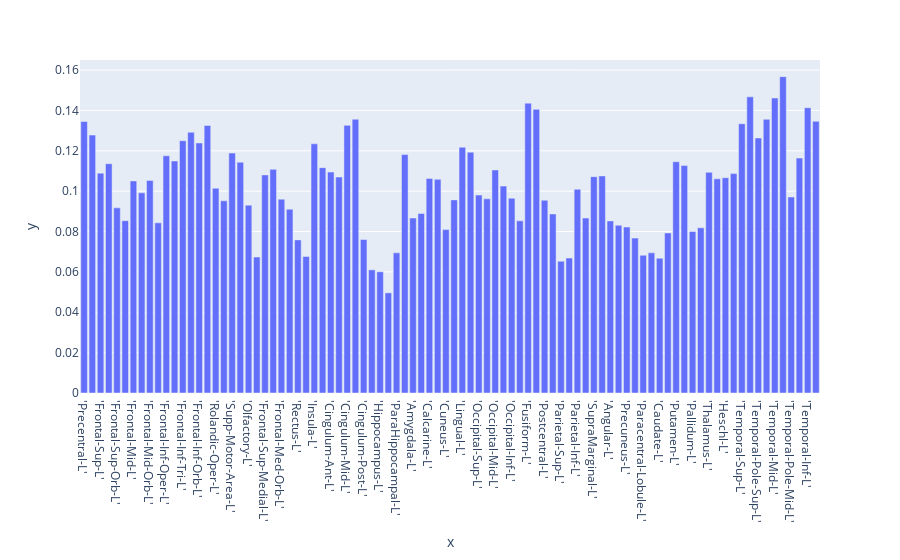
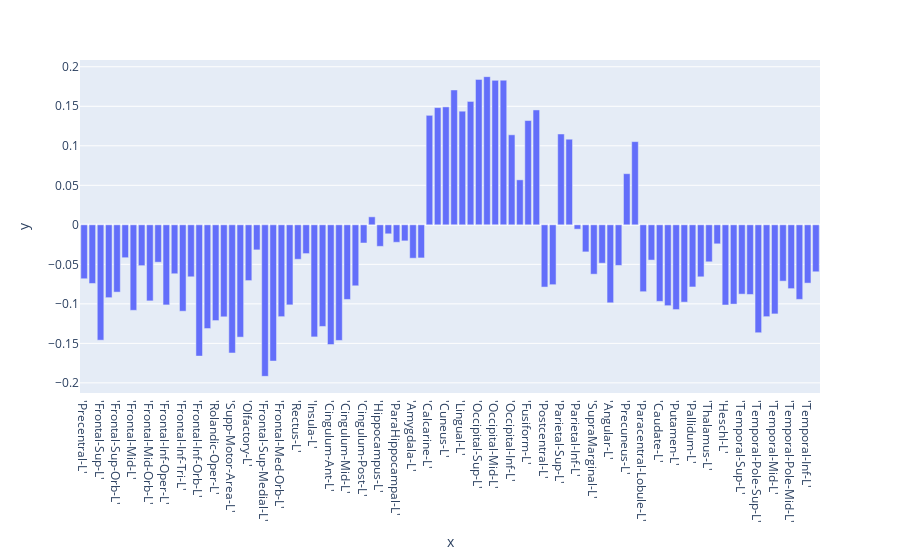
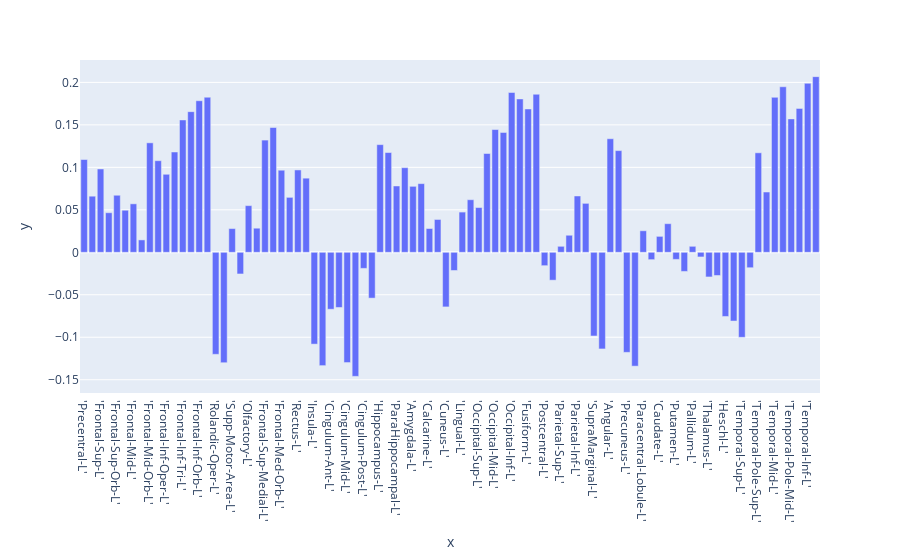

Notebook cell for these charts, in order:
### Code cell
import pandas as pd
labels = pd.read_csv("AALlabels.csv")
label=labels['labels'].values
import plotly.express as px
for model in range(K):
    print(f"Model {model}: Pi = {pi_est[model]} , kappa = {kappa_est[model]}")
    fig = px.bar(y=mu_est[:,model].detach().numpy(),x=label)
    #fig.update_layout(width=300)
    fig.show()

### Figure 1 — Plotly figure (JSON) as saved in the notebook; plotly's stock layout.template omitted (floating-point values rounded to 4 significant figures)
{"data": [{"alignmentgroup": "True", "hovertemplate": "x=%{x}<br>y=%{y}<extra></extra>", "legendgroup": "", "marker": {"color": "#636efa", "pattern": {"shape": ""}}, "name": "", "offsetgroup": "", "orientation": "v", "showlegend": false, "textposition": "auto", "type": "bar", "x": ["'Precentral-L'", "'Precentral-R'", "'Frontal-Sup-L'", "'Frontal-Sup-R'", "'Frontal-Sup-Orb-L'", "'Frontal-Sup-Orb-R'", "'Frontal-Mid-L'", "'Frontal-Mid-R'", "'Frontal-Mid-Orb-L'", "'Frontal-Mid-Orb-R'", "'Frontal-Inf-Oper-L'", "'Frontal-Inf-Oper-R'", "'Frontal-Inf-Tri-L'", "'Frontal-Inf-Tri-R'", "'Frontal-Inf-Orb-L'", "'Frontal-Inf-Orb-R'", "'Rolandic-Oper-L'", "'Rolandic-Oper-R'", "'Supp-Motor-Area-L'", "'Supp-Motor-Area-R'", "'Olfactory-L'", "'Olfactory-R'", "'Frontal-Sup-Medial-L'", "'Frontal-Sup-Medial-R'", "'Frontal-Med-Orb-L'", "'Frontal-Med-Orb-R'", "'Rectus-L'", "'Rectus-R'", "'Insula-L'", "'Insula-R'", "'Cingulum-Ant-L'", "'Cingulum-Ant-R'", "'Cingulum-Mid-L'", "'Cingulum-Mid-R'", "'Cingulum-Post-L'", "'Cingulum-Post-R'", "'Hippocampus-L'", "'Hippocampus-R'", "'ParaHippocampal-L'", "'ParaHippocampal-R'", "'Amygdala-L'", "'Amygdala-R'", "'Calcarine-L'", "'Calcarine-R'", "'Cuneus-L'", "'Cuneus-R'", "'Lingual-L'", "'Lingual-R'", "'Occipital-Sup-L'", "'Occipital-Sup-R'", "'Occipital-Mid-L'", "'Occipital-Mid-R'", "'Occipital-Inf-L'", "'Occipital-Inf-R'", "'Fusiform-L'", "'Fusiform-R'", "'Postcentral-L'", "'Postcentral-R'", "'Parietal-Sup-L'", "'Parietal-Sup-R'", "'Parietal-Inf-L'", "'Parietal-Inf-R'", "'SupraMarginal-L'", "'SupraMarginal-R'", "'Angular-L'", "'Angular-R'", "'Precuneus-L'", "'Precuneus-R'", "'Paracentral-Lobule-L'", "'Paracentral-Lobule-R'", "'Caudate-L'", "'Caudate-R'", "'Putamen-L'", "'Putamen-R'", "'Pallidum-L'", "'Pallidum-R'", "'Thalamus-L'", "'Thalamus-R'", "'Heschl-L'", "'Heschl-R'", "'Temporal-Sup-L'", "'Temporal-Sup-R'", "'Temporal-Pole-Sup-L'", "'Temporal-Pole-Sup-R'", "'Temporal-Mid-L'", "'Temporal-Mid-R'", "'Temporal-Pole-Mid-L'", "'Temporal-Pole-Mid-R'", "'Temporal-Inf-L'", "'Temporal-Inf-R'"], "xaxis": "x", "y": [0.1345, 0.1278, 0.1089, 0.1136, 0.09173, 0.08538, 0.1051, 0.09919, 0.1053, 0.08429, 0.1175, 0.1149, 0.125, 0.1292, 0.1239, 0.1326, 0.1014, 0.09522, 0.1189, 0.1144, 0.09307, 0.06737, 0.1081, 0.1108, 0.09601, 0.09103, 0.07586, 0.06764, 0.1235, 0.1117, 0.1095, 0.107, 0.1326, 0.1356, 0.07605, 0.06102, 0.06008, 0.04961, 0.06944, 0.1181, 0.08669, 0.08895, 0.1063, 0.1058, 0.08094, 0.09568, 0.1217, 0.1193, 0.09807, 0.09622, 0.1105, 0.1025, 0.09648, 0.08529, 0.1436, 0.1405, 0.09549, 0.08873, 0.06527, 0.06686, 0.1009, 0.08668, 0.1072, 0.1076, 0.08527, 0.0831, 0.08222, 0.07674, 0.06822, 0.06943, 0.06677, 0.07928, 0.1146, 0.1127, 0.08001, 0.08183, 0.1093, 0.1061, 0.1067, 0.1087, 0.1334, 0.1467, 0.1263, 0.1356, 0.1462, 0.1567, 0.0971, 0.1164, 0.1413, 0.1346], "yaxis": "y"}], "layout": {"barmode": "relative", "legend": {"tracegroupgap": 0}, "margin": {"t": 60}, "xaxis": {"anchor": "y", "domain": [0, 1], "title": {"text": "x"}}, "yaxis": {"anchor": "x", "domain": [0, 1], "title": {"text": "y"}}}}

### Figure 2 — Plotly figure (JSON) as saved in the notebook; plotly's stock layout.template omitted (floating-point values rounded to 4 significant figures)
{"data": [{"alignmentgroup": "True", "hovertemplate": "x=%{x}<br>y=%{y}<extra></extra>", "legendgroup": "", "marker": {"color": "#636efa", "pattern": {"shape": ""}}, "name": "", "offsetgroup": "", "orientation": "v", "showlegend": false, "textposition": "auto", "type": "bar", "x": ["'Precentral-L'", "'Precentral-R'", "'Frontal-Sup-L'", "'Frontal-Sup-R'", "'Frontal-Sup-Orb-L'", "'Frontal-Sup-Orb-R'", "'Frontal-Mid-L'", "'Frontal-Mid-R'", "'Frontal-Mid-Orb-L'", "'Frontal-Mid-Orb-R'", "'Frontal-Inf-Oper-L'", "'Frontal-Inf-Oper-R'", "'Frontal-Inf-Tri-L'", "'Frontal-Inf-Tri-R'", "'Frontal-Inf-Orb-L'", "'Frontal-Inf-Orb-R'", "'Rolandic-Oper-L'", "'Rolandic-Oper-R'", "'Supp-Motor-Area-L'", "'Supp-Motor-Area-R'", "'Olfactory-L'", "'Olfactory-R'", "'Frontal-Sup-Medial-L'", "'Frontal-Sup-Medial-R'", "'Frontal-Med-Orb-L'", "'Frontal-Med-Orb-R'", "'Rectus-L'", "'Rectus-R'", "'Insula-L'", "'Insula-R'", "'Cingulum-Ant-L'", "'Cingulum-Ant-R'", "'Cingulum-Mid-L'", "'Cingulum-Mid-R'", "'Cingulum-Post-L'", "'Cingulum-Post-R'", "'Hippocampus-L'", "'Hippocampus-R'", "'ParaHippocampal-L'", "'ParaHippocampal-R'", "'Amygdala-L'", "'Amygdala-R'", "'Calcarine-L'", "'Calcarine-R'", "'Cuneus-L'", "'Cuneus-R'", "'Lingual-L'", "'Lingual-R'", "'Occipital-Sup-L'", "'Occipital-Sup-R'", "'Occipital-Mid-L'", "'Occipital-Mid-R'", "'Occipital-Inf-L'", "'Occipital-Inf-R'", "'Fusiform-L'", "'Fusiform-R'", "'Postcentral-L'", "'Postcentral-R'", "'Parietal-Sup-L'", "'Parietal-Sup-R'", "'Parietal-Inf-L'", "'Parietal-Inf-R'", "'SupraMarginal-L'", "'SupraMarginal-R'", "'Angular-L'", "'Angular-R'", "'Precuneus-L'", "'Precuneus-R'", "'Paracentral-Lobule-L'", "'Paracentral-Lobule-R'", "'Caudate-L'", "'Caudate-R'", "'Putamen-L'", "'Putamen-R'", "'Pallidum-L'", "'Pallidum-R'", "'Thalamus-L'", "'Thalamus-R'", "'Heschl-L'", "'Heschl-R'", "'Temporal-Sup-L'", "'Temporal-Sup-R'", "'Temporal-Pole-Sup-L'", "'Temporal-Pole-Sup-R'", "'Temporal-Mid-L'", "'Temporal-Mid-R'", "'Temporal-Pole-Mid-L'", "'Temporal-Pole-Mid-R'", "'Temporal-Inf-L'", "'Temporal-Inf-R'"], "xaxis": "x", "y": [-0.06824, -0.07421, -0.146, -0.09218, -0.08516, -0.04162, -0.1082, -0.05169, -0.09625, -0.04728, -0.1014, -0.06191, -0.1093, -0.06576, -0.1661, -0.1313, -0.1212, -0.1164, -0.1622, -0.1421, -0.07057, -0.03171, -0.1918, -0.1724, -0.1162, -0.1013, -0.04358, -0.03641, -0.1418, -0.1286, -0.1515, -0.1463, -0.09443, -0.07716, -0.023, 0.01011, -0.02725, -0.01138, -0.02207, -0.02031, -0.04225, -0.04189, 0.1386, 0.1483, 0.1492, 0.1707, 0.1438, 0.1562, 0.1841, 0.1875, 0.1828, 0.1831, 0.1139, 0.05692, 0.132, 0.1454, -0.07876, -0.07574, 0.1149, 0.1083, -0.005494, -0.03425, -0.06245, -0.04854, -0.09868, -0.05134, 0.06472, 0.1053, -0.08463, -0.04461, -0.09687, -0.1023, -0.1072, -0.09783, -0.07864, -0.0658, -0.04681, -0.02405, -0.1015, -0.1003, -0.08772, -0.08813, -0.1366, -0.1162, -0.1127, -0.07127, -0.08075, -0.09436, -0.07377, -0.05942], "yaxis": "y"}], "layout": {"barmode": "relative", "legend": {"tracegroupgap": 0}, "margin": {"t": 60}, "xaxis": {"anchor": "y", "domain": [0, 1], "title": {"text": "x"}}, "yaxis": {"anchor": "x", "domain": [0, 1], "title": {"text": "y"}}}}

### Figure 3 — Plotly figure (JSON) as saved in the notebook; plotly's stock layout.template omitted (floating-point values rounded to 4 significant figures)
{"data": [{"alignmentgroup": "True", "hovertemplate": "x=%{x}<br>y=%{y}<extra></extra>", "legendgroup": "", "marker": {"color": "#636efa", "pattern": {"shape": ""}}, "name": "", "offsetgroup": "", "orientation": "v", "showlegend": false, "textposition": "auto", "type": "bar", "x": ["'Precentral-L'", "'Precentral-R'", "'Frontal-Sup-L'", "'Frontal-Sup-R'", "'Frontal-Sup-Orb-L'", "'Frontal-Sup-Orb-R'", "'Frontal-Mid-L'", "'Frontal-Mid-R'", "'Frontal-Mid-Orb-L'", "'Frontal-Mid-Orb-R'", "'Frontal-Inf-Oper-L'", "'Frontal-Inf-Oper-R'", "'Frontal-Inf-Tri-L'", "'Frontal-Inf-Tri-R'", "'Frontal-Inf-Orb-L'", "'Frontal-Inf-Orb-R'", "'Rolandic-Oper-L'", "'Rolandic-Oper-R'", "'Supp-Motor-Area-L'", "'Supp-Motor-Area-R'", "'Olfactory-L'", "'Olfactory-R'", "'Frontal-Sup-Medial-L'", "'Frontal-Sup-Medial-R'", "'Frontal-Med-Orb-L'", "'Frontal-Med-Orb-R'", "'Rectus-L'", "'Rectus-R'", "'Insula-L'", "'Insula-R'", "'Cingulum-Ant-L'", "'Cingulum-Ant-R'", "'Cingulum-Mid-L'", "'Cingulum-Mid-R'", "'Cingulum-Post-L'", "'Cingulum-Post-R'", "'Hippocampus-L'", "'Hippocampus-R'", "'ParaHippocampal-L'", "'ParaHippocampal-R'", "'Amygdala-L'", "'Amygdala-R'", "'Calcarine-L'", "'Calcarine-R'", "'Cuneus-L'", "'Cuneus-R'", "'Lingual-L'", "'Lingual-R'", "'Occipital-Sup-L'", "'Occipital-Sup-R'", "'Occipital-Mid-L'", "'Occipital-Mid-R'", "'Occipital-Inf-L'", "'Occipital-Inf-R'", "'Fusiform-L'", "'Fusiform-R'", "'Postcentral-L'", "'Postcentral-R'", "'Parietal-Sup-L'", "'Parietal-Sup-R'", "'Parietal-Inf-L'", "'Parietal-Inf-R'", "'SupraMarginal-L'", "'SupraMarginal-R'", "'Angular-L'", "'Angular-R'", "'Precuneus-L'", "'Precuneus-R'", "'Paracentral-Lobule-L'", "'Paracentral-Lobule-R'", "'Caudate-L'", "'Caudate-R'", "'Putamen-L'", "'Putamen-R'", "'Pallidum-L'", "'Pallidum-R'", "'Thalamus-L'", "'Thalamus-R'", "'Heschl-L'", "'Heschl-R'", "'Temporal-Sup-L'", "'Temporal-Sup-R'", "'Temporal-Pole-Sup-L'", "'Temporal-Pole-Sup-R'", "'Temporal-Mid-L'", "'Temporal-Mid-R'", "'Temporal-Pole-Mid-L'", "'Temporal-Pole-Mid-R'", "'Temporal-Inf-L'", "'Temporal-Inf-R'"], "xaxis": "x", "y": [0.1092, 0.06604, 0.09809, 0.04659, 0.06715, 0.04954, 0.05706, 0.01459, 0.1289, 0.1078, 0.09183, 0.1181, 0.1558, 0.1656, 0.1784, 0.1825, -0.1201, -0.13, 0.02794, -0.02549, 0.05494, 0.02837, 0.1321, 0.1469, 0.09663, 0.06468, 0.09695, 0.08726, -0.1081, -0.1334, -0.06702, -0.06493, -0.1298, -0.146, -0.01892, -0.05394, 0.1267, 0.1174, 0.07808, 0.09961, 0.07766, 0.08082, 0.02798, 0.03864, -0.06426, -0.02141, 0.04735, 0.0619, 0.05267, 0.1163, 0.1445, 0.141, 0.1881, 0.1805, 0.1687, 0.186, -0.01573, -0.03281, 0.007052, 0.02008, 0.06629, 0.05761, -0.0985, -0.1138, 0.1337, 0.1197, -0.1178, -0.134, 0.02534, -0.008649, 0.01875, 0.03369, -0.008336, -0.02251, 0.007054, -0.005463, -0.02901, -0.02729, -0.07551, -0.0809, -0.1, -0.01813, 0.1171, 0.07096, 0.1824, 0.1948, 0.157, 0.1694, 0.1989, 0.2068], "yaxis": "y"}], "layout": {"barmode": "relative", "legend": {"tracegroupgap": 0}, "margin": {"t": 60}, "xaxis": {"anchor": "y", "domain": [0, 1], "title": {"text": "x"}}, "yaxis": {"anchor": "x", "domain": [0, 1], "title": {"text": "y"}}}}
